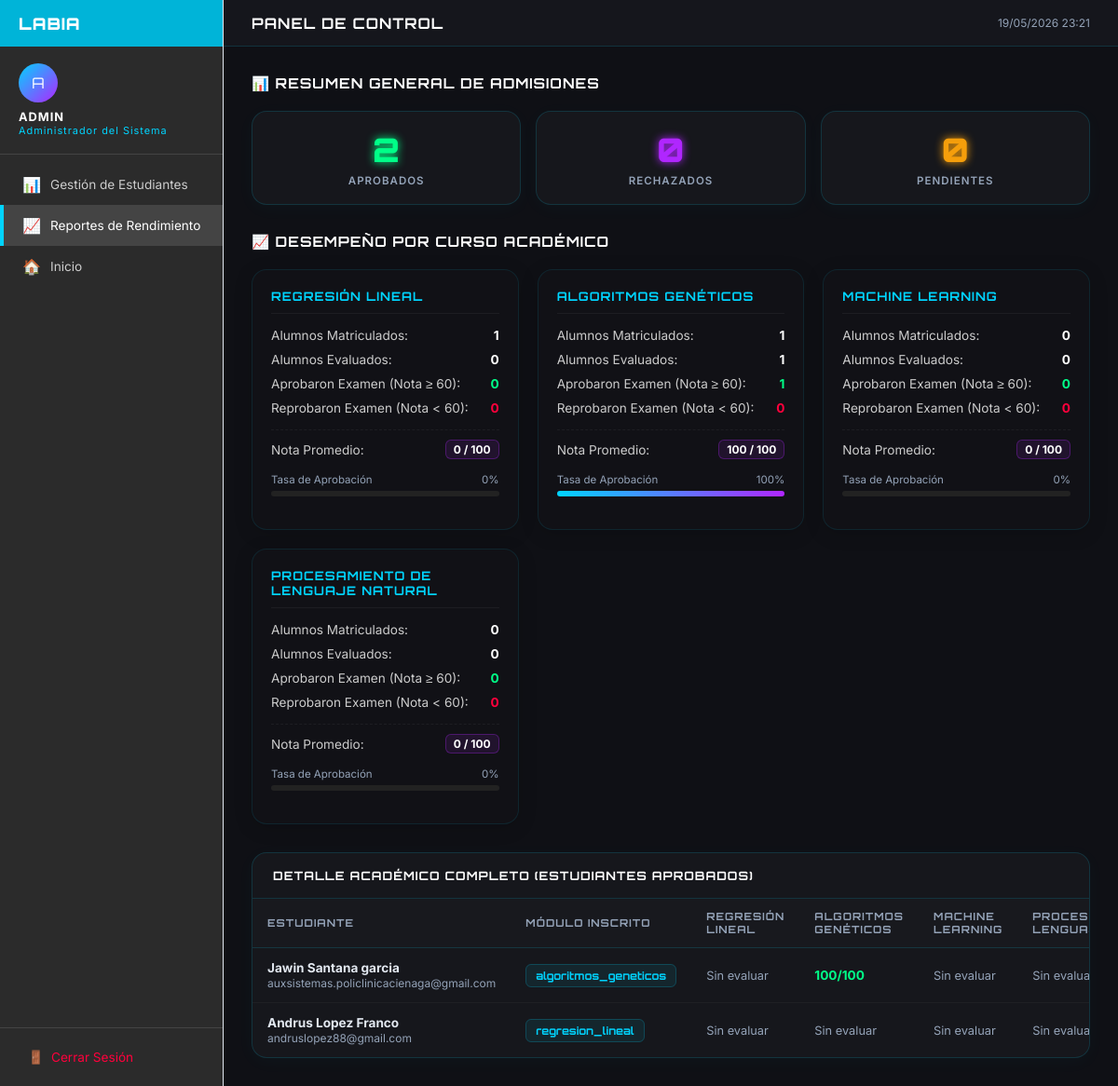
The page /panel.php?view=reportes (signed in) on the database its author committed.
### tables this page shows
CREATE TABLE `estudiantes` (
  `id` int NOT NULL AUTO_INCREMENT,
  `nombre` varchar(100) NOT NULL,
  `email` varchar(100) NOT NULL,
  `curso` varchar(50) NOT NULL,
  `fecha_registro` timestamp NULL DEFAULT CURRENT_TIMESTAMP,
  `estado` enum('Pendiente','Aprobado','Rechazado') DEFAULT 'Pendiente',
  `username` varchar(100) DEFAULT NULL,
  `password_hash` varchar(255) DEFAULT NULL,
  `telefono` varchar(20) DEFAULT NULL,
  `biografia` text,
  `foto_perfil` varchar(255) DEFAULT NULL,
  `calificacion` int DEFAULT NULL,
  `calificacion_algoritmos_geneticos` int DEFAULT NULL,
  `calificacion_machine_learning` int DEFAULT NULL,
  `calificacion_procesamiento_lenguaje` int DEFAULT NULL,
  `certificado_listo` tinyint DEFAULT '0',
  PRIMARY KEY (`id`),
  UNIQUE KEY `email` (`email`),
  UNIQUE KEY `username` (`username`)
);

### panel.php (the view, shortened to what this page needs)
<?php
$host = "localhost"; $dbname = "laboratorio_ia";
$username = "root";  $password = "123456789";
$estudiantes = []; $error = ""; $success = "";
try {
    $conn = new PDO("mysql:host=$host;dbname=$dbname;charset=utf8", $username, $password);
    $conn->setAttribute(PDO::ATTR_ERRMODE, PDO::ERRMODE_EXCEPTION);
    $sql = "SELECT id, nombre, email, curso, fecha_registro, estado, calificacion, calificacion_algoritmos_geneticos, calificacion_machine_learning, calificacion_procesamiento_lenguaje, certificado_listo FROM estudiantes ORDER BY fecha_registro DESC";
    $estudiantes = $conn->query($sql)->fetchAll(PDO::FETCH_ASSOC);
} catch(PDOException $e) { $error = "Error de base de datos: " . $e->getMessage(); }
?>
<!DOCTYPE html>
<html lang="es">
<head>
    <link rel="stylesheet" href="style.css">
</head>
<body>
<div id="particles-js"></div>
<div class="dashboard">
    <aside class="sidebar">
        <div class="sidebar-header">
            <div class="sidebar-logo">Lab<span>IA</span></div>
        </div>
        <div class="admin-info">
            <div class="admin-avatar">A</div>
            <div class="admin-name"><?php echo htmlspecialchars($_SESSION["admin_username"]); ?></div>
            <div class="admin-role">Administrador del Sistema</div>
        </div>
        <nav class="sidebar-nav">
            <a class="nav-item <?php echo (!isset($_GET['view']) || $_GET['view'] !== 'reportes') ? 'active' : ''; ?>" href="panel.php">
                <span class="nav-icon">📊</span> Gestión de Estudiantes
            </a>
            <a class="nav-item <?php echo (isset($_GET['view']) && $_GET['view'] === 'reportes') ? 'active' : ''; ?>" href="panel.php?view=reportes">
                <span class="nav-icon">📈</span> Reportes de Rendimiento
            </a>
            <a class="nav-item" href="index.html">
                <span class="nav-icon">🏠</span> Inicio
            </a>
        </nav>
        <div class="sidebar-footer">
            <a href="logout.php" class="logout-btn">
                <span>🚪</span> Cerrar Sesión
            </a>
        </div>
    </aside>
    <div class="main-area">
        <div class="topbar">
            <span class="topbar-title">Panel de Control</span>
            <span style="font-size:0.75rem; color: var(--text-muted);">
                <?php echo date("d/m/Y H:i"); ?>
            </span>
        </div>
        <div class="content-area">
            <?php if (isset($_GET['view']) && $_GET['view'] === 'reportes'): ?>
                <?php
                $stats_cursos = [
                    'regresion_lineal' => ['titulo' => 'Regresión Lineal', 'columna' => 'calificacion', 'inscritos' => 0, 'evaluados' => 0, 'aprobados' => 0, 'reprobados' => 0, 'suma' => 0],
                    'algoritmos_geneticos' => ['titulo' => 'Algoritmos Genéticos', 'columna' => 'calificacion_algoritmos_geneticos', 'inscritos' => 0, 'evaluados' => 0, 'aprobados' => 0, 'reprobados' => 0, 'suma' => 0],
                    'machine_learning' => ['titulo' => 'Machine Learning', 'columna' => 'calificacion_machine_learning', 'inscritos' => 0, 'evaluados' => 0, 'aprobados' => 0, 'reprobados' => 0, 'suma' => 0],
                    'procesamiento_lenguaje' => ['titulo' => 'Procesamiento de Lenguaje Natural', 'columna' => 'calificacion_procesamiento_lenguaje', 'inscritos' => 0, 'evaluados' => 0, 'aprobados' => 0, 'reprobados' => 0, 'suma' => 0]
                ];
                $aprobados_total = 0;
                $rechazados_total = 0;
                $pendientes_total = 0;
                foreach ($estudiantes as $est) {
                    $est_estado = $est['estado'] ?? 'Pendiente';
                    if ($est_estado === 'Aprobado') {
                        $aprobados_total++;
                        $c = $est['curso'];
                        if (isset($stats_cursos[$c])) {
                            $stats_cursos[$c]['inscritos']++;
                            $col = $stats_cursos[$c]['columna'];
                            if ($est[$col] !== null) {
                                $stats_cursos[$c]['evaluados']++;
                                $grade = (int)$est[$col];
                                $stats_cursos[$c]['suma'] += $grade;
                                if ($grade >= 60) {
                                    $stats_cursos[$c]['aprobados']++;
                                } else {
                                    $stats_cursos[$c]['reprobados']++;
                                }
                            }
                        }
                    } elseif ($est_estado === 'Rechazado') {
                        $rechazados_total++;
                    } else {
                        $pendientes_total++;
                    }
                }
                ?>
                <h2 style="font-family: var(--font-display); font-size: 0.95rem; color: #fff; text-transform: uppercase; letter-spacing: 1px; margin-bottom: 20px; font-weight:700;">📊 Resumen General de Admisiones</h2>
                <div class="stats-row" style="margin-bottom: 30px;">
                    <div class="stat-card green">
                        <div class="num"><?php echo $aprobados_total; ?></div>
                        <div class="lbl">Aprobados</div>
                    </div>
                    <div class="stat-card violet">
                        <div class="num"><?php echo $rechazados_total; ?></div>
                        <div class="lbl">Rechazados</div>
                    </div>
                    <div class="stat-card yellow">
                        <div class="num"><?php echo $pendientes_total; ?></div>
                        <div class="lbl">Pendientes</div>
                    </div>
                </div>
                <h2 style="font-family: var(--font-display); font-size: 0.95rem; color: #fff; text-transform: uppercase; letter-spacing: 1px; margin-bottom: 20px; font-weight:700;">📈 Desempeño por Curso Académico</h2>
                <div class="report-grid">
                    <?php foreach ($stats_cursos as $slug => $info): ?>
                        <?php
                        $promedio = $info['evaluados'] > 0 ? round($info['suma'] / $info['evaluados'], 1) : 0;
                        $pct_aprobados = $info['evaluados'] > 0 ? round(($info['aprobados'] / $info['evaluados']) * 100) : 0;
                        ?>
                        <div class="report-card">
                            <div class="report-card-header"><?php echo htmlspecialchars($info['titulo']); ?></div>
                            <div class="report-stat-row">
                                <span>Alumnos Matriculados:</span>
                                <span class="val"><?php echo $info['inscritos']; ?></span>
                            </div>
                            <div class="report-stat-row">
                                <span>Alumnos Evaluados:</span>
                                <span class="val"><?php echo $info['evaluados']; ?></span>
                            </div>
                            <div class="report-stat-row">
                                <span>Aprobaron Examen (Nota ≥ 60):</span>
                                <span class="val" style="color:var(--green);"><?php echo $info['aprobados']; ?></span>
                            </div>
                            <div class="report-stat-row">
                                <span>Reprobaron Examen (Nota < 60):</span>
                                <span class="val" style="color:var(--red);"><?php echo $info['reprobados']; ?></span>
                            </div>
                            <div class="report-stat-row" style="margin-top: 15px; border-top: 1px dashed rgba(255,255,255,0.05); padding-top: 10px;">
                                <span>Nota Promedio:</span>
                                <span class="val promedio-badge"><?php echo $promedio; ?> / 100</span>
                            </div>
                            <div style="font-size: 0.72rem; color: var(--text-muted); margin-top: 15px; display: flex; justify-content: space-between;">
                                <span>Tasa de Aprobación</span>
                                <span><?php echo $pct_aprobados; ?>%</span>
                            </div>
                            <div class="report-progress-bar">
                                <div class="report-progress-fill" style="width: <?php echo $pct_aprobados; ?>%;"></div>
                            </div>
                        </div>
                    <?php endforeach; ?>
                </div>
                <div class="table-card">
                    <div class="table-card-header">Detalle Académico Completo (Estudiantes Aprobados)</div>
                    <div style="overflow-x:auto;">
                        <table>
                            <thead>
                                <tr>
                                    <th>Estudiante</th>
                                    <th>Módulo Inscrito</th>
                                    <th>Regresión Lineal</th>
                                    <th>Algoritmos Genéticos</th>
                                    <th>Machine Learning</th>
                                    <th>Procesamiento Lenguaje</th>
                                </tr>
                            </thead>
                            <tbody>
                            <?php
                            $aprobados_list = array_filter($estudiantes, function($e) { return ($e['estado'] ?? 'Pendiente') === 'Aprobado'; });
                            if (count($aprobados_list) > 0):
                            ?>
                                <?php foreach ($aprobados_list as $est): ?>
                                    <tr>
                                        <td>
                                            <strong><?php echo htmlspecialchars($est['nombre']); ?></strong><br>
                                            <span style="font-size:0.75rem; color:var(--text-muted);"><?php echo htmlspecialchars($est['email']); ?></span>
                                        </td>
                                        <td><span class="course-tag"><?php echo htmlspecialchars($est['curso']); ?></span></td>
                                        <td>
                                            <?php
                                            if ($est['calificacion'] !== null) {
                                                $cl = (int)$est['calificacion'] >= 60 ? 'color:var(--green)' : 'color:var(--red)';
                                                echo "<span style='font-weight:bold; $cl'>{$est['calificacion']}/100</span>";
                                            } else {
                                                echo "<span style='color:var(--text-muted); font-size:0.8rem;'>Sin evaluar</span>";
                                            }
                                            ?>
                                        </td>
                                        <td>
                                            <?php
                                            if ($est['calificacion_algoritmos_geneticos'] !== null) {
                                                $cl = (int)$est['calificacion_algoritmos_geneticos'] >= 60 ? 'color:var(--green)' : 'color:var(--red)';
                                                echo "<span style='font-weight:bold; $cl'>{$est['calificacion_algoritmos_geneticos']}/100</span>";
                                            } else {
                                                echo "<span style='color:var(--text-muted); font-size:0.8rem;'>Sin evaluar</span>";
                                            }
                                            ?>
                                        </td>
                                        <td>
                                            <?php
                                            if ($est['calificacion_machine_learning'] !== null) {
                                                $cl = (int)$est['calificacion_machine_learning'] >= 60 ? 'color:var(--green)' : 'color:var(--red)';
                                                echo "<span style='font-weight:bold; $cl'>{$est['calificacion_machine_learning']}/100</span>";
                                            } else {
                                                echo "<span style='color:var(--text-muted); font-size:0.8rem;'>Sin evaluar</span>";
                                            }
                                            ?>
                                        </td>
                                        <td>
                                            <?php
                                            if ($est['calificacion_procesamiento_lenguaje'] !== null) {
                                                $cl = (int)$est['calificacion_procesamiento_lenguaje'] >= 60 ? 'color:var(--green)' : 'color:var(--red)';
                                                echo "<span style='font-weight:bold; $cl'>{$est['calificacion_procesamiento_lenguaje']}/100</span>";
                                            } else {
                                                echo "<span style='color:var(--text-muted); font-size:0.8rem;'>Sin evaluar</span>";
                                            }
                                            ?>
                                        </td>
                                    </tr>
                                <?php endforeach; ?>
                            <?php endif; ?>
                            </tbody>
                        </table>
                    </div>
                </div>
            <?php endif; ?>
        </div>
    </div>
</div>
</body>
</html>

### style.css (style rules this page uses)
:root { --bg-primary: #0a0b0e; --bg-card: rgba(15, 16, 22, 0.85); --cyan: #00d4ff; --violet: #b026ff; --magenta: #ff00ea; --red: #ff003c; --green: #00ff88; --text-primary: #e2e8f0; --text-muted: #94a3b8; --border-color: rgba(0, 212, 255, 0.2); --font-display: 'Orbitron', sans-serif; --font-body: 'Inter', sans-serif; --radius: 16px; --transition: all 0.3s cubic-bezier(0.4, 0, 0.2, 1); }
*, *::before, *::after { box-sizing: border-box; margin: 0; padding: 0; }
body, html { width: 100%; height: 100%; background-color: var(--bg-primary); font-family: var(--font-body); color: var(--text-primary); overflow: hidden; display: flex; justify-content: center; align-items: center; position: relative; }
#particles-js { position: fixed; top: 0; left: 0; width: 100%; height: 100%; z-index: 1; display: block !important; }

### rows shown on the page
estudiantes: titulo "REGRESIÓN LINEAL", id "1", certificado_listo "0", titulo "ALGORITMOS GENÉTICOS", id "100", nombre "Andrus Lopez Franco", email "andruslopez88@gmail.com", curso "regresion_lineal", shows "Sin evaluar", shows "Sin…"
estudiantes: nombre "Jawin Santana garcia", email "auxsistemas.policlinicacienaga@gmail.com", curso "algoritmos_geneticos", shows "Sin evaluar", calificacion_algoritmos_geneticos "100", shows "Sin…"

### other values the page prints
$_SESSION["admin_username"] "ADMIN"
$aprobados_total "2"
$rechazados_total "0"
$pendientes_total "0"
$info['titulo'] "MACHINE LEARNING"
$info['inscritos'] "0"
$info['evaluados'] "0"
$info['aprobados'] "0"
$info['reprobados'] "0"
$promedio "0"
$pct_aprobados "0"
$info['titulo'] "PROCESAMIENTO DE LENGUAJE NATURAL"
